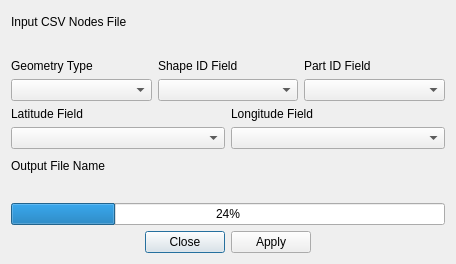
<?xml version="1.0" encoding="UTF-8"?>
<ui version="4.0">
 <class>mmqgis_geometry_import_form</class>
 <widget class="QDialog" name="mmqgis_geometry_import_form">
  <property name="windowModality">
   <enum>Qt::ApplicationModal</enum>
  </property>
  <property name="enabled">
   <bool>true</bool>
  </property>
  <property name="geometry">
   <rect>
    <x>0</x>
    <y>0</y>
    <width>456</width>
    <height>264</height>
   </rect>
  </property>
  <property name="mouseTracking">
   <bool>false</bool>
  </property>
  <property name="windowTitle">
   <string>Geometry Import from CSV File</string>
  </property>
  <layout class="QVBoxLayout" name="verticalLayout">
   <item>
    <widget class="QLabel" name="label_2">
     <property name="text">
      <string>Input CSV Nodes File</string>
     </property>
     <property name="alignment">
      <set>Qt::AlignBottom|Qt::AlignLeading|Qt::AlignLeft</set>
     </property>
    </widget>
   </item>
   <item>
    <widget class="QgsFileWidget" name="input_csv_name"/>
   </item>
   <item>
    <layout class="QGridLayout" name="gridLayout_2">
     <item row="2" column="5">
      <widget class="QComboBox" name="part_id_field"/>
     </item>
     <item row="0" column="5">
      <widget class="QLabel" name="label">
       <property name="text">
        <string>Part ID Field</string>
       </property>
      </widget>
     </item>
     <item row="0" column="4">
      <widget class="QLabel" name="label_6">
       <property name="text">
        <string>Shape ID Field</string>
       </property>
      </widget>
     </item>
     <item row="0" column="3">
      <widget class="QLabel" name="label_9">
       <property name="text">
        <string>Geometry Type</string>
       </property>
      </widget>
     </item>
     <item row="2" column="4">
      <widget class="QComboBox" name="shape_id_field"/>
     </item>
     <item row="2" column="3">
      <widget class="QComboBox" name="geometry_type"/>
     </item>
    </layout>
   </item>
   <item>
    <layout class="QGridLayout" name="gridLayout">
     <item row="0" column="4">
      <widget class="QLabel" name="label_7">
       <property name="text">
        <string>Longitude Field</string>
       </property>
      </widget>
     </item>
     <item row="1" column="4">
      <widget class="QComboBox" name="longitude_field"/>
     </item>
     <item row="0" column="3">
      <widget class="QLabel" name="label_8">
       <property name="text">
        <string>Latitude Field</string>
       </property>
      </widget>
     </item>
     <item row="1" column="3">
      <widget class="QComboBox" name="latitude_field"/>
     </item>
    </layout>
   </item>
   <item>
    <widget class="QLabel" name="label_10">
     <property name="text">
      <string>Output File Name</string>
     </property>
     <property name="alignment">
      <set>Qt::AlignBottom|Qt::AlignLeading|Qt::AlignLeft</set>
     </property>
    </widget>
   </item>
   <item>
    <widget class="QgsFileWidget" name="output_file_name">
     <property name="filter">
      <string>Shapefile (*.shp)</string>
     </property>
    </widget>
   </item>
   <item>
    <widget class="QProgressBar" name="status">
     <property name="value">
      <number>24</number>
     </property>
    </widget>
   </item>
   <item>
    <widget class="QDialogButtonBox" name="buttonBox">
     <property name="orientation">
      <enum>Qt::Horizontal</enum>
     </property>
     <property name="standardButtons">
      <set>QDialogButtonBox::Apply|QDialogButtonBox::Close</set>
     </property>
     <property name="centerButtons">
      <bool>true</bool>
     </property>
    </widget>
   </item>
  </layout>
 </widget>
 <customwidgets>
  <customwidget>
   <class>QgsFileWidget</class>
   <extends>QWidget</extends>
   <header>qgsfilewidget.h</header>
  </customwidget>
 </customwidgets>
 <tabstops>
  <tabstop>buttonBox</tabstop>
 </tabstops>
 <resources/>
 <connections>
  <connection>
   <sender>buttonBox</sender>
   <signal>accepted()</signal>
   <receiver>mmqgis_geometry_import_form</receiver>
   <slot>accept()</slot>
   <hints>
    <hint type="sourcelabel">
     <x>248</x>
     <y>254</y>
    </hint>
    <hint type="destinationlabel">
     <x>157</x>
     <y>274</y>
    </hint>
   </hints>
  </connection>
  <connection>
   <sender>buttonBox</sender>
   <signal>rejected()</signal>
   <receiver>mmqgis_geometry_import_form</receiver>
   <slot>reject()</slot>
   <hints>
    <hint type="sourcelabel">
     <x>316</x>
     <y>260</y>
    </hint>
    <hint type="destinationlabel">
     <x>286</x>
     <y>274</y>
    </hint>
   </hints>
  </connection>
 </connections>
</ui>
